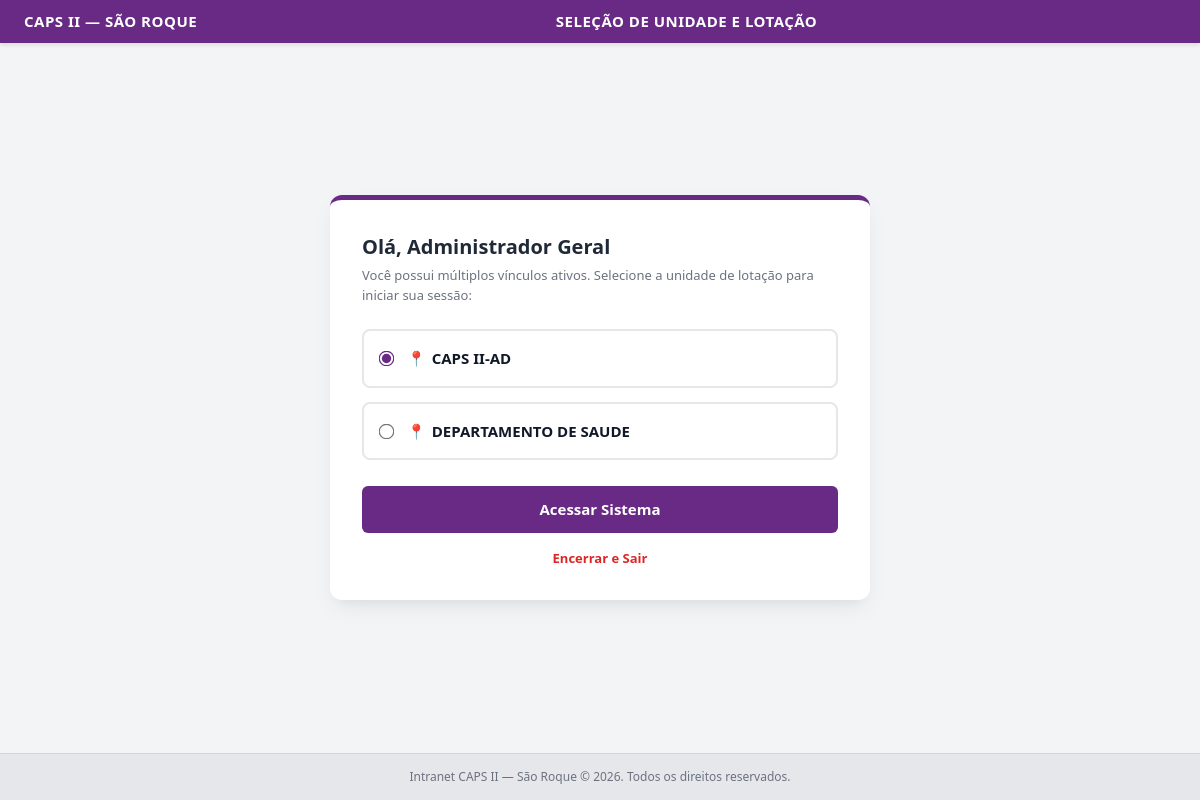
The page /selecionar-unidade (signed in) on the database its author committed.
### tables this page shows
CREATE TABLE profissionais (
            id INTEGER PRIMARY KEY AUTOINCREMENT,
            nome TEXT NOT NULL,
            cpf TEXT UNIQUE NOT NULL,
            email TEXT UNIQUE NOT NULL,
            senha_hash TEXT NOT NULL,
            perfil TEXT NOT NULL,
            profissao TEXT,
            sigla_conselho TEXT,
            registro_profissional TEXT,
            permite_terceirizadas INTEGER DEFAULT 0,
            ativo INTEGER DEFAULT 1,
            token_recuperacao TEXT,
            token_expiracao TIMESTAMP,
            forcar_troca_senha INTEGER DEFAULT 0,
            criado_por_profissional_id INTEGER,
            atualizado_por_profissional_id INTEGER,
            created_at TIMESTAMP DEFAULT CURRENT_TIMESTAMP,
            updated_at TIMESTAMP DEFAULT CURRENT_TIMESTAMP,
            FOREIGN KEY (criado_por_profissional_id) REFERENCES profissionais(id),
            FOREIGN KEY (atualizado_por_profissional_id) REFERENCES profissionais(id)
        );

CREATE TABLE profissional_unidades (
            id INTEGER PRIMARY KEY AUTOINCREMENT,
            profissional_id INTEGER NOT NULL,
            estabelecimento_id INTEGER NOT NULL,
            ativo INTEGER DEFAULT 1,
            created_at TIMESTAMP DEFAULT CURRENT_TIMESTAMP,
            FOREIGN KEY (profissional_id) REFERENCES profissionais(id) ON DELETE CASCADE,
            FOREIGN KEY (estabelecimento_id) REFERENCES estabelecimentos(id),
            UNIQUE(profissional_id, estabelecimento_id)
        );

CREATE TABLE estabelecimentos (
            id INTEGER PRIMARY KEY AUTOINCREMENT,
            cnes TEXT UNIQUE,
            nome TEXT NOT NULL,
            tipo TEXT NOT NULL,
            ativo INTEGER DEFAULT 1,
            criado_por_profissional_id INTEGER,
            atualizado_por_profissional_id INTEGER,
            created_at TIMESTAMP DEFAULT CURRENT_TIMESTAMP,
            updated_at TIMESTAMP DEFAULT CURRENT_TIMESTAMP,
            FOREIGN KEY (criado_por_profissional_id) REFERENCES profissionais(id),
            FOREIGN KEY (atualizado_por_profissional_id) REFERENCES profissionais(id)
        );

### app.py (the view, shortened to what this page needs)
@app.route('/selecionar-unidade', methods=['GET', 'POST'])
def selecionar_unidade():
    profissional_id = session.get('pre_auth_profissional_id')
    if not profissional_id:
        flash('Por favor, faça o login primeiro.', 'warning')
        return redirect(url_for('login'))
    conn = get_db_connection()
    cursor = conn.cursor()
    cursor.execute('SELECT nome FROM profissionais WHERE id = ?', (profissional_id,))
    prof = cursor.fetchone()
    nome_profissional = prof['nome'] if prof and prof['nome'] else 'Usuário'
    cursor.execute("""
        SELECT pu.id AS vinculo_id, e.nome AS estabelecimento_nome
        FROM profissional_unidades pu
        JOIN estabelecimentos e ON pu.estabelecimento_id = e.id
        WHERE pu.profissional_id = ? AND pu.ativo = 1
    """, (profissional_id,))
    vinculos = [dict(row) for row in cursor.fetchall()]
    conn.close()
    return render_template('selecionar_unidade.html', nome_profissional=nome_profissional, vinculos=vinculos)

### app.py (called while the page is built)
def get_db_connection():
    conn = sqlite3.connect(DB_PATH, timeout=10.0)
    conn.row_factory = sqlite3.Row
    conn.execute('PRAGMA foreign_keys = ON;')
    return conn

### templates/selecionar_unidade.html (shortened to what this page needs)
<!DOCTYPE html>
<html lang="pt-BR">
<head>
    <link href="https://cdn.jsdelivr.net/npm/bootstrap@5.3.0/dist/css/bootstrap.min.css" rel="stylesheet">
</head>
<body>
    <div class="topbar">
        <div class="title">CAPS II — São Roque</div>
        <div class="center-title">Seleção de Unidade e Lotação</div>
    </div>
    <div class="container-auth">
        <div class="card-auth">
            <div class="welcome-title">Olá, {{ nome_profissional }}</div>
            <div class="welcome-subtitle">Você possui múltiplos vínculos ativos. Selecione a unidade de lotação para iniciar sua sessão:</div>
            <form action="{{ url_for('selecionar_unidade') }}" method="POST">
                <div class="mb-3">
                    {% for v in vinculos %}
                    <label class="vinculo-option-card">
                        <input type="radio" name="vinculo_id" value="{{ v.vinculo_id }}" {% if loop.first %}checked{% endif %} required>
                        <div class="vinculo-info">
                            <div class="unidade-nome">
                                <span style="color: #692A85;">📍</span> {{ v.estabelecimento_nome }}
                            </div>
                        </div>
                    </label>
                    {% endfor %}
                </div>
                <button type="submit" class="btn-continuar">Acessar Sistema</button>
            </form>
            <a href="{{ url_for('logout') }}" class="btn-sair-link">Encerrar e Sair</a>
        </div>
    </div>
    <div class="footer">Intranet CAPS II — São Roque &copy; 2026. Todos os direitos reservados.</div>
</body>
</html>

### templates/selecionar_unidade.html (style rules this page uses)
* { box-sizing: border-box; margin: 0; padding: 0; font-family: 'Segoe UI', Tahoma, Geneva, Verdana, sans-serif; }
body { background-color: #f3f4f6; min-height: 100vh; display: flex; flex-direction: column; }
.topbar { background-color: #692A85; color: white; padding: 10px 24px; display: flex; justify-content: space-between; align-items: center; box-shadow: 0 2px 4px rgba(0,0,0,0.1); }
.topbar .title { font-size: 15px; font-weight: 600; text-transform: uppercase; letter-spacing: 0.5px; white-space: nowrap; overflow: hidden; text-overflow: ellipsis; max-width: 280px; }
.topbar .center-title { font-size: 15px; font-weight: 600; text-transform: uppercase; letter-spacing: 0.5px; }
.container-auth { flex: 1; display: flex; justify-content: center; align-items: center; padding: 30px; }
.card-auth { background: white; width: 100%; max-width: 540px; border-radius: 12px; box-shadow: 0 10px 25px -5px rgba(0,0,0,0.08), 0 8px 10px -6px rgba(0,0,0,0.04); border-top: 5px solid #692A85; padding: 32px; }
.welcome-title { font-size: 20px; font-weight: 700; color: #1f2937; margin-bottom: 4px; }
.welcome-subtitle { font-size: 13px; color: #6b7280; margin-bottom: 24px; }
.vinculo-option-card { border: 2px solid #e5e7eb; border-radius: 8px; padding: 16px; margin-bottom: 14px; cursor: pointer; transition: all 0.2s ease; display: flex; align-items: center; background: #fff; }
.vinculo-option-card input[type="radio"] { accent-color: #692A85; transform: scale(1.2); margin-right: 14px; }
.vinculo-info .unidade-nome { font-size: 15px; font-weight: 700; color: #111827; display: flex; align-items: center; gap: 6px; }
.btn-continuar { background-color: #692A85; color: white; border: none; width: 100%; padding: 12px; border-radius: 6px; font-size: 15px; font-weight: 600; cursor: pointer; transition: background 0.2s; margin-top: 10px; }
.btn-sair-link { display: block; text-align: center; margin-top: 16px; color: #dc2626; font-size: 13px; font-weight: 600; text-decoration: none; }
.footer { text-align: center; padding: 14px 0; font-size: 12px; color: #6b7280; background-color: #e5e7eb; border-top: 1px solid #d1d5db; }

### rows shown on the page
profissionais: nome "Administrador Geral"
profissional_unidades: estabelecimento_nome "CAPS II-AD"
profissional_unidades: estabelecimento_nome "DEPARTAMENTO DE SAUDE"
